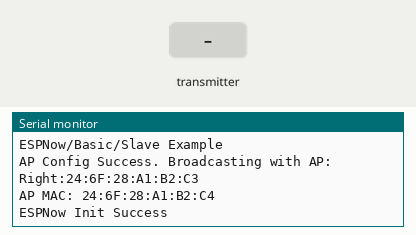
Bench run of a sketch on a simulated ESP32. On the bench: the last lines printed to the serial monitor. The inputs (shaded band) are chosen by the test bench. The audio player accepts every command and is not drawn.

Above: at 1.7 s.
1.8 s: the transmitter starts sending newData = 0
At 2.11 s:
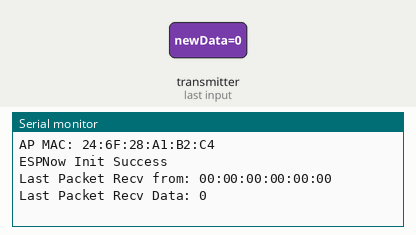
3.3 s: the transmitter starts sending newData = 1024
At 3.61 s:
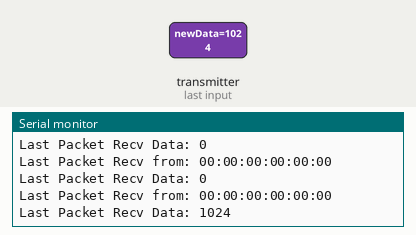

The sketch:

SlavePlayer.ino
```cpp
#include "Arduino.h"
#include <esp_now.h>
#include <WiFi.h>
#include <DFRobotDFPlayerMini.h>
#define RXD2 16
#define TXD2 17

#define CHANNEL 0

String Prefix = "Right:";//"Right:";

DFRobotDFPlayerMini myDFPlayer;

// Init ESP Now with fallback
void InitESPNow() {
  WiFi.disconnect();
  if (esp_now_init() == ESP_OK) {
    Serial.println("ESPNow Init Success");
  }
  else {
    Serial.println("ESPNow Init Failed");
    // Retry InitESPNow, add a counte and then restart?
    // InitESPNow();
    // or Simply Restart
    ESP.restart();
  }
}

// config AP SSID
void configDeviceAP() {
  String Mac = WiFi.macAddress();
  String SSID = Prefix + Mac;
  String Password = "123456789";
  bool result = WiFi.softAP(SSID.c_str(), Password.c_str(), CHANNEL, 0);
  if (!result) {
    Serial.println("AP Config failed.");
  } else {
    Serial.println("AP Config Success. Broadcasting with AP: " + String(SSID));
  }
}

void setup() {
  Serial.begin(115200);
  Serial2.begin(9600, SERIAL_8N1, RXD2, TXD2);
  Serial.println("ESPNow/Basic/Slave Example");
  //Set device in AP mode to begin with
  WiFi.mode(WIFI_AP);
  // configure device AP mode
  configDeviceAP();
  // This is the mac address of the Slave in AP Mode
  Serial.print("AP MAC: "); Serial.println(WiFi.softAPmacAddress());
  // Init ESPNow with a fallback logic
  InitESPNow();
  // Once ESPNow is successfully Init, we will register for recv CB to
  // get recv packer info.
  esp_now_register_recv_cb(OnDataRecv);
  if (!myDFPlayer.begin(Serial2)) {  //Use softwareSerial to communicate with mp3.
    Serial.println(F("Unable to begin:"));
    Serial.println(F("1.Please recheck the connection!"));
    Serial.println(F("2.Please insert the SD card!"));
    while(true);
  }
   myDFPlayer.setTimeOut(500); //Set serial communictaion time out 500ms

  //----Set volume----
  myDFPlayer.volume(10);  //Set volume value (0~30).
  //myDFPlayer.volumeUp(); //Volume Up
  //myDFPlayer.volumeDown(); //Volume Down
  //myDFPlayer.sleep();
}

// callback when data is recv from Master
void OnDataRecv(const uint8_t *mac_addr, const uint8_t *data, int data_len) {
  int newData = 0;
  memcpy(&newData, data, sizeof(newData));
  char macStr[18];
  snprintf(macStr, sizeof(macStr), "%02x:%02x:%02x:%02x:%02x:%02x",
           mac_addr[0], mac_addr[1], mac_addr[2], mac_addr[3], mac_addr[4], mac_addr[5]);
  Serial.print("Last Packet Recv from: "); Serial.println(macStr);
  Serial.print("Last Packet Recv Data: "); Serial.println(newData);
  Serial.println("");
  if (newData== 0) {
    myDFPlayer.pause();
  }else {
    myDFPlayer.play(newData);
  }
}

void loop() {
  // Chill
}
```

Measured:
- after the input at 1.8 s, the serial monitor: prints a new line at once (image 1)
- after the input at 3.3 s, the serial monitor: prints a new line at once (image 2)
